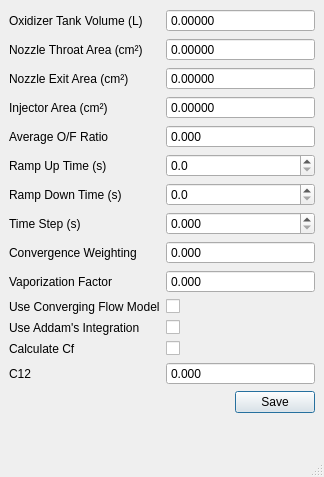
<?xml version="1.0" encoding="UTF-8"?>
<ui version="4.0">
 <class>VariablesWindow</class>
 <widget class="QMainWindow" name="VariablesWindow">
  <property name="geometry">
   <rect>
    <x>0</x>
    <y>0</y>
    <width>324</width>
    <height>477</height>
   </rect>
  </property>
  <property name="windowTitle">
   <string>Variables</string>
  </property>
  <property name="windowIcon">
   <iconset>
    <normaloff>logo.png</normaloff>logo.png</iconset>
  </property>
  <widget class="QWidget" name="centralwidget">
   <layout class="QFormLayout" name="formLayout">
    <item row="0" column="0">
     <widget class="QLabel" name="labelOxTank">
      <property name="text">
       <string>Oxidizer Tank Volume (L)</string>
      </property>
     </widget>
    </item>
    <item row="0" column="1">
     <widget class="QDoubleSpinBox" name="SpinBoxOxTank">
      <property name="inputMethodHints">
       <set>Qt::ImhNone</set>
      </property>
      <property name="buttonSymbols">
       <enum>QAbstractSpinBox::NoButtons</enum>
      </property>
      <property name="correctionMode">
       <enum>QAbstractSpinBox::CorrectToNearestValue</enum>
      </property>
      <property name="showGroupSeparator" stdset="0">
       <bool>false</bool>
      </property>
      <property name="decimals">
       <number>5</number>
      </property>
     </widget>
    </item>
    <item row="2" column="0">
     <widget class="QLabel" name="labelThroatA">
      <property name="text">
       <string>Nozzle Throat Area (cm²)</string>
      </property>
     </widget>
    </item>
    <item row="2" column="1">
     <widget class="QDoubleSpinBox" name="SpinBoxThroatA">
      <property name="buttonSymbols">
       <enum>QAbstractSpinBox::NoButtons</enum>
      </property>
      <property name="correctionMode">
       <enum>QAbstractSpinBox::CorrectToNearestValue</enum>
      </property>
      <property name="decimals">
       <number>5</number>
      </property>
     </widget>
    </item>
    <item row="3" column="0">
     <widget class="QLabel" name="labelExitA">
      <property name="text">
       <string>Nozzle Exit Area (cm²)</string>
      </property>
     </widget>
    </item>
    <item row="3" column="1">
     <widget class="QDoubleSpinBox" name="SpinBoxExitA">
      <property name="buttonSymbols">
       <enum>QAbstractSpinBox::NoButtons</enum>
      </property>
      <property name="correctionMode">
       <enum>QAbstractSpinBox::CorrectToNearestValue</enum>
      </property>
      <property name="decimals">
       <number>5</number>
      </property>
      <property name="maximum">
       <double>1000.000000000000000</double>
      </property>
     </widget>
    </item>
    <item row="4" column="0">
     <widget class="QLabel" name="labelInjA">
      <property name="text">
       <string>Injector Area (cm²)</string>
      </property>
     </widget>
    </item>
    <item row="4" column="1">
     <widget class="QDoubleSpinBox" name="SpinBoxInjA">
      <property name="buttonSymbols">
       <enum>QAbstractSpinBox::NoButtons</enum>
      </property>
      <property name="correctionMode">
       <enum>QAbstractSpinBox::CorrectToNearestValue</enum>
      </property>
      <property name="decimals">
       <number>5</number>
      </property>
      <property name="maximum">
       <double>1000.000000000000000</double>
      </property>
     </widget>
    </item>
    <item row="5" column="0">
     <widget class="QLabel" name="labelOxfuel">
      <property name="text">
       <string>Average O/F Ratio</string>
      </property>
     </widget>
    </item>
    <item row="5" column="1">
     <widget class="QDoubleSpinBox" name="SpinBoxOxFuel">
      <property name="buttonSymbols">
       <enum>QAbstractSpinBox::NoButtons</enum>
      </property>
      <property name="correctionMode">
       <enum>QAbstractSpinBox::CorrectToNearestValue</enum>
      </property>
      <property name="decimals">
       <number>3</number>
      </property>
     </widget>
    </item>
    <item row="6" column="0">
     <widget class="QLabel" name="labelRampUp">
      <property name="text">
       <string>Ramp Up Time (s)</string>
      </property>
     </widget>
    </item>
    <item row="6" column="1">
     <widget class="QDoubleSpinBox" name="SpinBoxRampUp">
      <property name="buttonSymbols">
       <enum>QAbstractSpinBox::UpDownArrows</enum>
      </property>
      <property name="correctionMode">
       <enum>QAbstractSpinBox::CorrectToNearestValue</enum>
      </property>
      <property name="decimals">
       <number>1</number>
      </property>
      <property name="maximum">
       <double>60.000000000000000</double>
      </property>
     </widget>
    </item>
    <item row="7" column="0">
     <widget class="QLabel" name="labelRampDown">
      <property name="text">
       <string>Ramp Down Time (s)</string>
      </property>
     </widget>
    </item>
    <item row="7" column="1">
     <widget class="QDoubleSpinBox" name="SpinBoxRampDown">
      <property name="buttonSymbols">
       <enum>QAbstractSpinBox::UpDownArrows</enum>
      </property>
      <property name="correctionMode">
       <enum>QAbstractSpinBox::CorrectToNearestValue</enum>
      </property>
      <property name="decimals">
       <number>1</number>
      </property>
      <property name="maximum">
       <double>60.000000000000000</double>
      </property>
     </widget>
    </item>
    <item row="8" column="0">
     <widget class="QLabel" name="labelTimeStep">
      <property name="text">
       <string>Time Step (s)</string>
      </property>
     </widget>
    </item>
    <item row="8" column="1">
     <widget class="QDoubleSpinBox" name="SpinBoxTimeStep">
      <property name="buttonSymbols">
       <enum>QAbstractSpinBox::UpDownArrows</enum>
      </property>
      <property name="correctionMode">
       <enum>QAbstractSpinBox::CorrectToNearestValue</enum>
      </property>
      <property name="decimals">
       <number>3</number>
      </property>
      <property name="maximum">
       <double>1.000000000000000</double>
      </property>
      <property name="singleStep">
       <double>0.005000000000000</double>
      </property>
     </widget>
    </item>
    <item row="9" column="0">
     <widget class="QLabel" name="labelConvWeight">
      <property name="text">
       <string>Convergence Weighting</string>
      </property>
     </widget>
    </item>
    <item row="9" column="1">
     <widget class="QDoubleSpinBox" name="SpinBoxConverge">
      <property name="buttonSymbols">
       <enum>QAbstractSpinBox::NoButtons</enum>
      </property>
      <property name="correctionMode">
       <enum>QAbstractSpinBox::CorrectToNearestValue</enum>
      </property>
      <property name="decimals">
       <number>3</number>
      </property>
      <property name="maximum">
       <double>1.000000000000000</double>
      </property>
     </widget>
    </item>
    <item row="10" column="0">
     <widget class="QLabel" name="labelVaporization">
      <property name="text">
       <string>Vaporization Factor</string>
      </property>
     </widget>
    </item>
    <item row="10" column="1">
     <widget class="QDoubleSpinBox" name="SpinBoxVaporFactor">
      <property name="buttonSymbols">
       <enum>QAbstractSpinBox::NoButtons</enum>
      </property>
      <property name="correctionMode">
       <enum>QAbstractSpinBox::CorrectToNearestValue</enum>
      </property>
      <property name="decimals">
       <number>3</number>
      </property>
      <property name="maximum">
       <double>1.000000000000000</double>
      </property>
     </widget>
    </item>
    <item row="11" column="0">
     <widget class="QLabel" name="labelFlowModel">
      <property name="text">
       <string>Use Converging Flow Model</string>
      </property>
     </widget>
    </item>
    <item row="11" column="1">
     <widget class="QCheckBox" name="checkBoxFlowModel">
      <property name="text">
       <string/>
      </property>
      <property name="checked">
       <bool>false</bool>
      </property>
     </widget>
    </item>
    <item row="12" column="0">
     <widget class="QLabel" name="labelIntType">
      <property name="text">
       <string>Use Addam's Integration</string>
      </property>
     </widget>
    </item>
    <item row="12" column="1">
     <widget class="QCheckBox" name="checkBoxIntType">
      <property name="text">
       <string/>
      </property>
      <property name="checked">
       <bool>false</bool>
      </property>
      <property name="tristate">
       <bool>false</bool>
      </property>
     </widget>
    </item>
    <item row="13" column="0">
     <widget class="QLabel" name="labelCalcCf">
      <property name="text">
       <string>Calculate Cf</string>
      </property>
     </widget>
    </item>
    <item row="13" column="1">
     <widget class="QCheckBox" name="checkBoxCalcCf">
      <property name="text">
       <string/>
      </property>
     </widget>
    </item>
    <item row="14" column="0">
     <widget class="QLabel" name="labelC12">
      <property name="text">
       <string>C12</string>
      </property>
     </widget>
    </item>
    <item row="14" column="1">
     <widget class="QDoubleSpinBox" name="SpinBoxC12">
      <property name="readOnly">
       <bool>false</bool>
      </property>
      <property name="buttonSymbols">
       <enum>QAbstractSpinBox::NoButtons</enum>
      </property>
      <property name="correctionMode">
       <enum>QAbstractSpinBox::CorrectToNearestValue</enum>
      </property>
      <property name="decimals">
       <number>3</number>
      </property>
     </widget>
    </item>
    <item row="16" column="1">
     <widget class="QDialogButtonBox" name="buttonBox">
      <property name="standardButtons">
       <set>QDialogButtonBox::Save</set>
      </property>
      <property name="centerButtons">
       <bool>false</bool>
      </property>
     </widget>
    </item>
   </layout>
  </widget>
  <widget class="QStatusBar" name="statusbar"/>
 </widget>
 <tabstops>
  <tabstop>checkBoxCalcCf</tabstop>
 </tabstops>
 <resources/>
 <connections>
  <connection>
   <sender>buttonBox</sender>
   <signal>clicked(QAbstractButton*)</signal>
   <receiver>VariablesWindow</receiver>
   <slot>close()</slot>
   <hints>
    <hint type="sourcelabel">
     <x>246</x>
     <y>380</y>
    </hint>
    <hint type="destinationlabel">
     <x>168</x>
     <y>210</y>
    </hint>
   </hints>
  </connection>
 </connections>
</ui>
